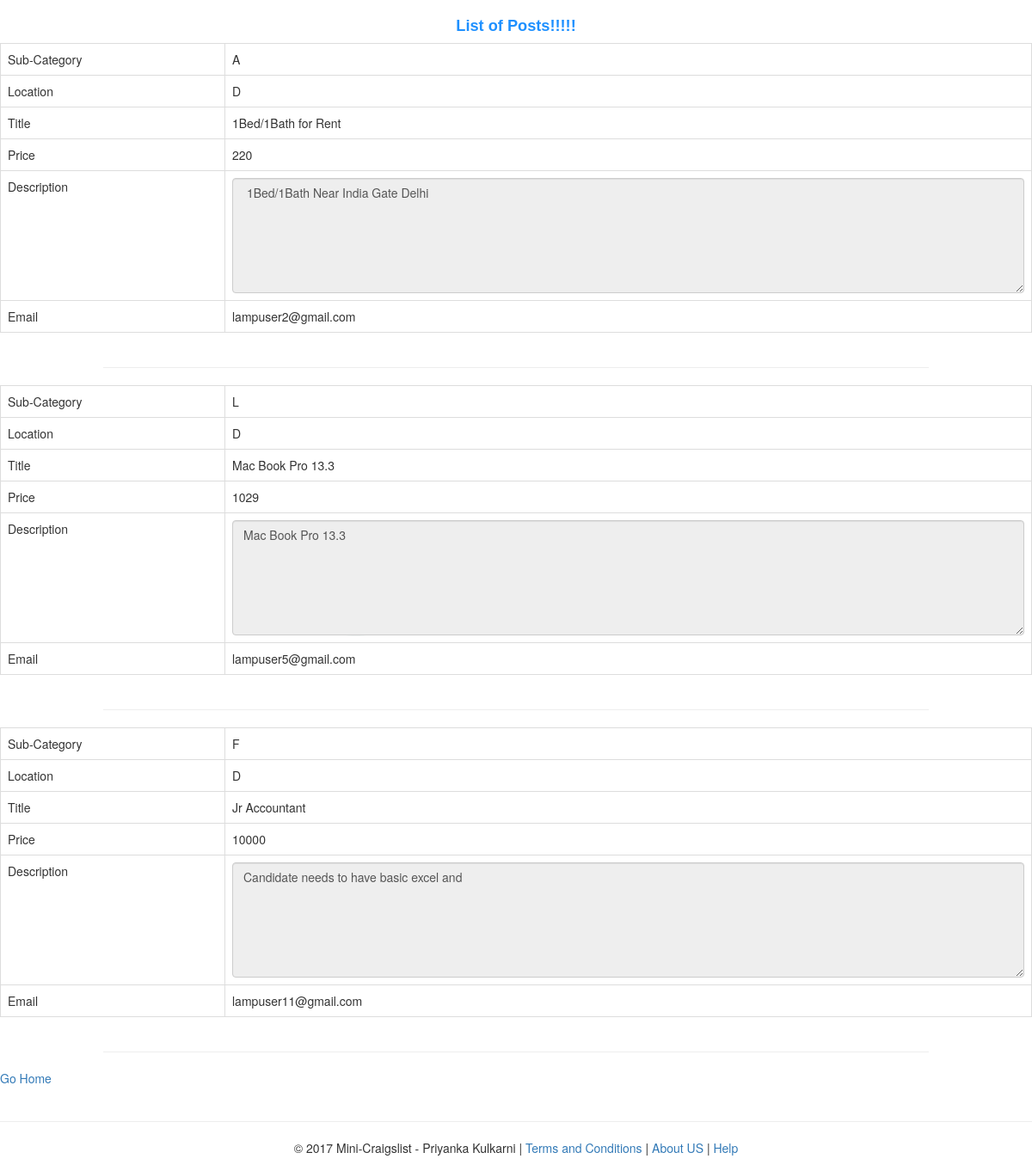
The app's page /search.php?location=2 with its own data.
### tables this page shows
CREATE TABLE IF NOT EXISTS `posts` (
  `POST_ID` int(11) NOT NULL AUTO_INCREMENT,
  `TITLE` varchar(40) DEFAULT NULL,
  `PRICE` float DEFAULT NULL,
  `DESCRIPTION` varchar(40) DEFAULT NULL,
  `EMAIL` varchar(50) DEFAULT NULL,
  `AGREEMENT` varchar(40) DEFAULT NULL,
  `TIMESTAMP` varchar(100) DEFAULT NULL,
  `IMAGE_1` varchar(100) DEFAULT NULL,
  `IMAGE_2` varchar(100) DEFAULT NULL,
  `IMAGE_3` varchar(100) DEFAULT NULL,
  `IMAGE_4` varchar(100) DEFAULT NULL,
  `SUBCATEGORY_ID` int(11) DEFAULT NULL,
  `LOCATION_ID` int(11) DEFAULT NULL,
  PRIMARY KEY (`POST_ID`),
  KEY `SUBCATEGORY_ID` (`SUBCATEGORY_ID`),
  KEY `LOCATION_ID` (`LOCATION_ID`)
);

### search.php (the view, shortened to what this page needs)
<!DOCTYPE html>
<html>
  <head>
	  <link rel="stylesheet" href="http://maxcdn.bootstrapcdn.com/bootstrap/3.3.6/css/bootstrap.min.css">
  </head>
  <body>
    <h3 align="center">List of Posts!!!!!</h3>
    <?php
      $subcategoryMapping = "";
      $locationMapping = "";
      if ($_SERVER["REQUEST_METHOD"] == "GET") {
		    $servername = "localhost";
		    $username = "lamp";
		    $password = "1";
		    $dbname = "lamp_final_project";
		    $conn = new mysqli($servername, $username, $password, $dbname);
		    $sql = "SELECT SUBCATEGORY_ID, SUBCATEGORYNAME FROM subcategory";
		    $result_subcategory = $conn->query($sql);
		    $sql = "SELECT LOCATION_ID, LOCATIONNAME FROM location";
		    $result_location = $conn->query($sql);
		    if ($result_subcategory->num_rows > 0) {
				  while($row = $result_subcategory->fetch_assoc()) {
					  $subcategoryMapping[$row["SUBCATEGORY_ID"]] = $row["SUBCATEGORYNAME"];
					}
				} else {
				  echo "0 results";
				}
		    if ($result_location->num_rows > 0) {
				  while($row = $result_location->fetch_assoc()) {
				  $locationMapping[$row["LOCATION_ID"]] = $row["LOCATIONNAME"];
				  }
				} else {
				  echo "0 results";
				}
		    $sql = "SELECT TITLE,PRICE,DESCRIPTION,EMAIL,IMAGE_1,IMAGE_2,IMAGE_3,IMAGE_4,SUBCATEGORY_ID, LOCATION_ID FROM posts WHERE ";
		    if(!empty($_GET["location"])){
			    $sql = $sql . "LOCATION_ID = " . test_input($_GET["location"]);
		    }
		    $result = $conn->query($sql);
      }
      function test_input($data) {
         $data = trim($data);
         $data = stripslashes($data);
         $data = htmlspecialchars($data);
         return $data;
      }
    ?>
    <section>
      <?php
	      if(empty($result)){
			      echo "<h4> No Result </h4>";
		      }
		      else{
		      if ($result->num_rows <= 0) {
			      echo "<h4> No Result </h4>";
		      } else {
			      while ($row = $result->fetch_assoc()) {
			        echo "<div class=\"table-responsive\">";
			        echo "<table class=\"table table-bordered\">";
			        echo "<tr>";
			        echo "<td>Sub-Category</td>";
			        echo "<td>" . $subcategoryMapping[$row["SUBCATEGORY_ID"]] . "</td>";
			        echo "</tr>";
			        echo "<tr>";
			        echo "<td>Location</td>";
			        echo "<td>" . $locationMapping[$row["LOCATION_ID"]] . "</td>";
			        echo "</tr>";
			        echo "<tr>";
			        echo "<td>Title</td>";
			        echo "<td>" . $row["TITLE"] . "</td>";
			        echo "</tr>";
			        echo "<tr>";
			        echo "<td>Price</td>";
			        echo "<td>" . $row["PRICE"] . "</td>";
			        echo "</tr>";
			        echo "<tr>";
			        echo "<td>Description</td>";
			        echo "<td><textarea class=\"form-control\" rows=\"6\" cols=\"42\" readonly>" . $row["DESCRIPTION"] . "</textarea></td>";
			        echo "</tr>";
			        echo "<tr>";
			        echo "<td>Email</td>";
			        echo "<td>" . $row["EMAIL"] . "</td>";
			        echo "</tr>";
			        echo "</table>";
			        echo "</div>";
			        echo "<HR style=\"border:3 double #987cb9\" width=\"80%\" color=#987cb9 SIZE=3>";
		        }
		      }
	      }
      ?>
    </section>
    <a href="index.php">Go Home</a>
    <?php
      include 'footer.php';
    ?>
  </body>
</html>

### search.php (style rules this page uses)
h3 { font-family : Arial, sans-serif; font-size: 1.3em; font-weight:bold; color:#1E90FF; }
body { background: linear-gradient(to bottom, rgba(255,255,255,0.9) 0%,rgba(255,255,255,0.9) 100%), url("images/logo.png") repeat 0 0; background-repeat: no-repeat; background-position: 50%; }

### records on screen
posts: SUBCATEGORY_ID "A", LOCATION_ID "D", TITLE "1Bed/1Bath for Rent", PRICE "220", DESCRIPTION "1Bed/1Bath Near India Gate Delhi", EMAIL "lampuser2@gmail.com"
posts: SUBCATEGORY_ID "L", LOCATION_ID "D", TITLE "Mac Book Pro 13.3", PRICE "1029", DESCRIPTION "Mac Book Pro 13.3", EMAIL "lampuser5@gmail.com"
posts: SUBCATEGORY_ID "F", LOCATION_ID "D", TITLE "Jr Accountant", PRICE "10000", DESCRIPTION "Candidate needs to have basic excel and", EMAIL "lampuser11@gmail.com"
